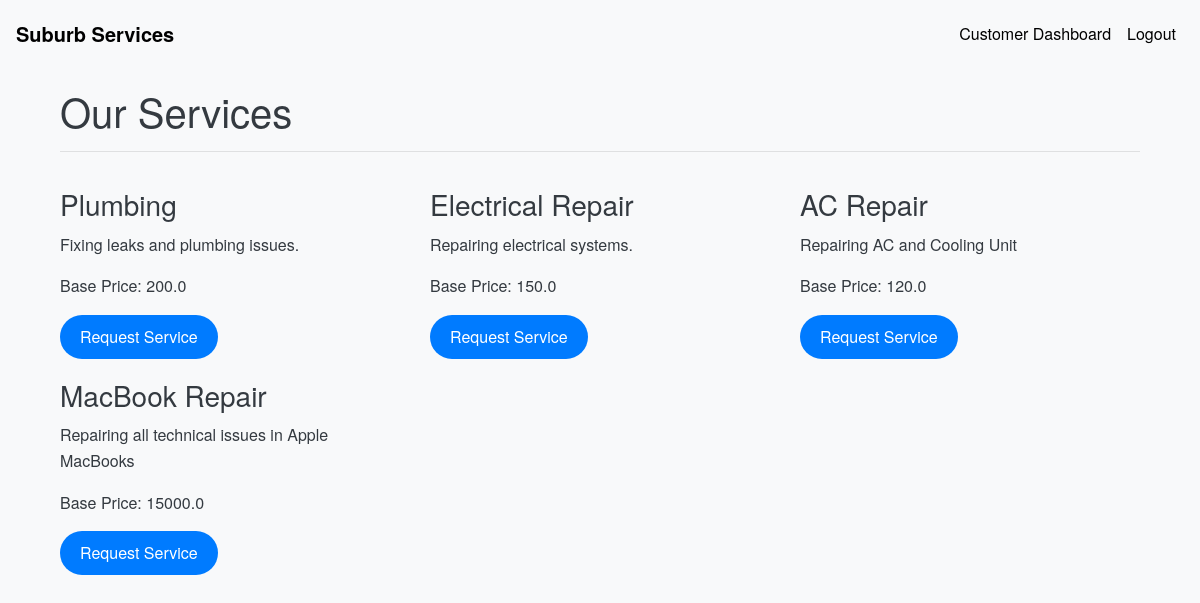
The app's page /services (signed in) with its own data.
### models.py (models this page shows, shortened)
class Service(db.Model):
    __tablename__ = 'services'
    id = db.Column(db.Integer, nullable =False, primary_key=True)
    name = db.Column(db.String(100), nullable=False)
    base_price = db.Column(db.Float, nullable=False)
    time_required = db.Column(db.Integer, nullable=False)
    description = db.Column(db.Text)

### routes.py (the view)
@app.route('/services')
def services():
    services = Service.query.all()
    return render_template('services.html', services=services)

### app.py (called while the page is built)
@login_manager.user_loader
def load_user(user_id):
    return User.query.get(int(user_id))

### templates/services.html
{% extends 'base.html' %}
{% block content %}
<div class="container mt-4">
    <h1>Our Services</h1>
    <hr>
    <div class="row">
        {% for service in services %}
        <div class="col-md-4">
            <h3>{{ service.name }}</h3>
            <p>{{ service.description }}</p>
            <p>Base Price: {{ service.base_price }}</p>
            <a href="{{ url_for('request_service', service_id=service.id) }}" class="btn btn-primary">Request Service</a>
        </div>
        {% endfor %}
    </div>
</div>
{% endblock %}

### static/css/styles.css (style rules this page uses)
body { padding-top: 5px; font-family: 'Helvetica Neue', Arial, sans-serif; background-color: #f8f9fa; color: #343a40; line-height: 1.6; }
.btn { border-radius: 50px; padding: 10px 20px; transition: background-color 0.3s ease, color 0.3s ease; }
.btn-primary { background-color: #007bff; border: none; }
h1, h2, h3, h4, h5, h6 { font-weight: 300; margin-top: 20px; margin-bottom: 10px; }
.container { margin-top: 50px; }

### records on screen
Service: name "Plumbing", description "Fixing leaks and plumbing issues.", base_price "200.0"
Service: name "Electrical Repair", description "Repairing electrical systems.", base_price "150.0"
Service: name "AC Repair", description "Repairing AC and Cooling Unit", base_price "120.0"
Service: name "MacBook Repair", description "Repairing all technical issues in Apple MacBooks", base_price "15000.0"
